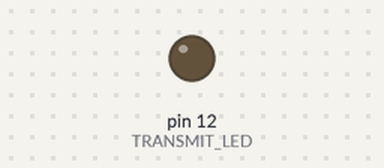
The sketch below on a simulated Arduino Uno, built with avr-gcc and run on an emulated ATmega328P. Shown: output pins drawn as LEDs (lit = HIGH).

Above: at 0.9 s.
At 2.4 s:
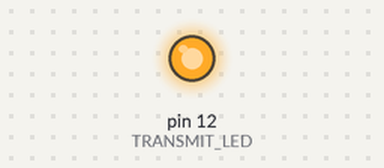
Timing chart, 0 to 6.9 s (numbered marks = the images above):
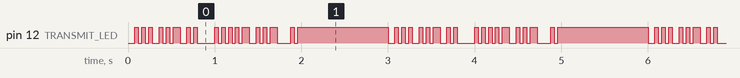

Measured:
- by itself, pin 12 (TRANSMIT_LED): moves between LOW and HIGH, repeating every 3.0 s

The sketch:

transmitter.ino
```cpp
#define TRANSMIT_LED 12
#define SAMPLING_TIME 40

char* text = "MPMC";
const char preamble = 0x2A; // 10101010 in binary (Sync Pattern)

// Declaration
bool transmit_data = true;
int bytes_counter;
int total_bytes;

void setup() {
  pinMode(TRANSMIT_LED, OUTPUT);
  total_bytes = strlen(text);
}

void loop() {
  while (transmit_data) {
    transmit_byte(preamble); // Send synchronization preamble

    for (int i = 0; i < total_bytes; i++) {
      transmit_byte(text[i]); // Send actual data
    }

    transmit_data = false;
  }

  transmit_data = true;
  delay(1000);
}

void transmit_byte(char data_byte) {
  digitalWrite(TRANSMIT_LED, LOW);
  delay(SAMPLING_TIME);

  for (int i = 0; i < 8; i++) {
    digitalWrite(TRANSMIT_LED, (data_byte >> i) & 0x01);
    delay(SAMPLING_TIME);
  }

  digitalWrite(TRANSMIT_LED, HIGH); // Return to IDLE state
  delay(SAMPLING_TIME);
}
```
